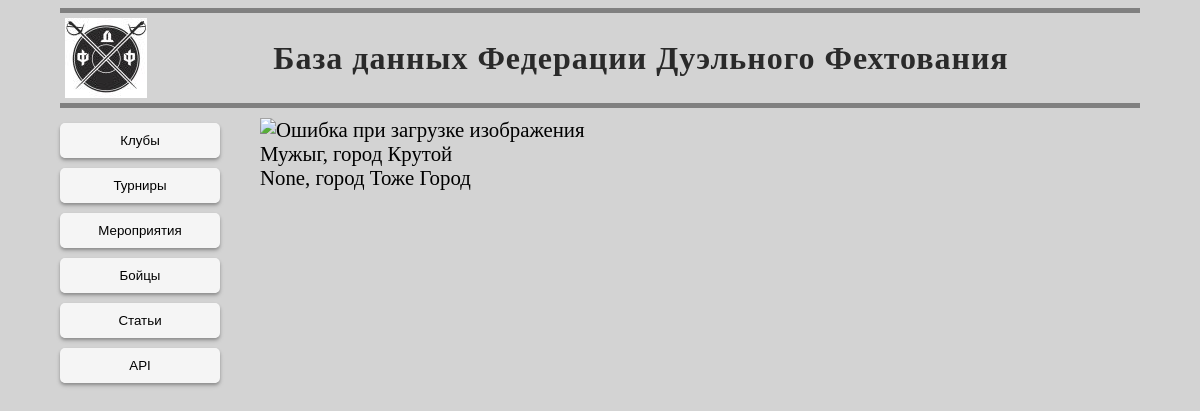
/fighters/3/, run on the app's committed database.
### mainpage/models.py (models this page shows, shortened)
class Fighters(models.Model):
    class Meta:
        verbose_name = 'Боец'
        verbose_name_plural = 'Бойцы'
    first_name = models.CharField(max_length=30, blank=False, null=False, verbose_name='Имя')
    middle_name = models.CharField(max_length=30, blank=True, null=True, verbose_name='Отчество')
    last_name = models.CharField(max_length=30, blank=False, null=False, verbose_name='Фамилия')
    city = models.CharField(max_length=30, blank=False, null=False)
    current_club = models.ForeignKey(Clubs, on_delete=models.SET_NULL, blank=True, null=True, verbose_name='Клуб')
    date_of_birth = models.DateField(blank=True, null=True, verbose_name='Дата рождения')
    GENDER_CHOICES = [
        (GENDERS[0], 'Мужской'),
        (GENDERS[1], 'Женский'),
    ]
    gender = models.CharField(max_length=20, choices=GENDER_CHOICES)

### fighters/views.py (the view)
# urls.py: path('<int:pk>/', views.fighter_detail),
def fighter_detail(request, pk):
    try:
        fighter = Fighters.objects.get(id=pk)
        context = {
            'result': 1,
            'fighter': fighter,
        }
    except Fighters.DoesNotExist:
        context = {
            'result': 0,
        }
    return render(request, 'fighters/fighter_details.html', context)

### templates/fighters/fighter_details.html
{% extends  'base.html' %}
{% block main %}
{% if result %}
  <div float=left>
    <img src="{{ fighter.userpic }}" alt="Ошибка при загрузке изображения" width="100%">
  </div>
  <div>
    <div>{{ fighter.first_name }}, город {{ fighter.last_name }} </div>
    <div>{{ fighter.current_club }}, город {{ fighter.city }} </div>
  </div>
  {% else %}
  <div> Такой боец в базе отсутствует </div>
{% endif %}
{% endblock %}

### static/base.css (style rules this page uses)
* { box-sizing: border-box; }
body { background-color: lightgray; max-width: 1200px; margin-left: 5vw; margin-right: 5vw; }

### data on the page
Fighters: first_name "Мужыг", last_name "Крутой", current_club "None", city "Тоже Город"
